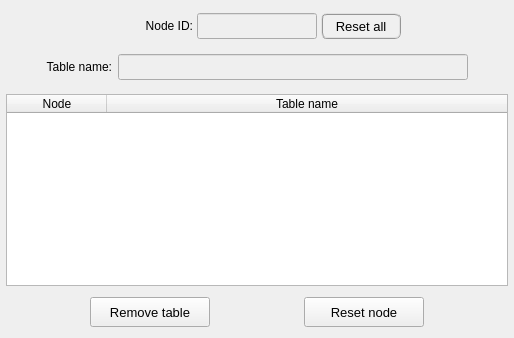
           <widget class="QWidget" name="tab_remove">
            <attribute name="title">
             <string>Remove</string>
            </attribute>
            <layout class="QGridLayout" name="gridLayout_9">
             <property name="leftMargin">
              <number>2</number>
             </property>
             <property name="topMargin">
              <number>6</number>
             </property>
             <property name="rightMargin">
              <number>2</number>
             </property>
             <property name="bottomMargin">
              <number>2</number>
             </property>
             <property name="spacing">
              <number>2</number>
             </property>
             <item row="0" column="0">
              <widget class="QFrame" name="frame_remove_selection">
               <property name="minimumSize">
                <size>
                 <width>0</width>
                 <height>40</height>
                </size>
               </property>
               <property name="maximumSize">
                <size>
                 <width>16777215</width>
                 <height>40</height>
                </size>
               </property>
               <property name="frameShape">
                <enum>QFrame::NoFrame</enum>
               </property>
               <property name="frameShadow">
                <enum>QFrame::Raised</enum>
               </property>
               <layout class="QGridLayout" name="gridLayout_5">
                <property name="leftMargin">
                 <number>4</number>
                </property>
                <property name="topMargin">
                 <number>4</number>
                </property>
                <property name="rightMargin">
                 <number>4</number>
                </property>
                <property name="bottomMargin">
                 <number>4</number>
                </property>
                <property name="spacing">
                 <number>4</number>
                </property>
                <item row="0" column="1">
                 <widget class="QLabel" name="label_2">
                  <property name="minimumSize">
                   <size>
                    <width>80</width>
                    <height>0</height>
                   </size>
                  </property>
                  <property name="text">
                   <string>Node ID:</string>
                  </property>
                  <property name="alignment">
                   <set>Qt::AlignRight|Qt::AlignTrailing|Qt::AlignVCenter</set>
                  </property>
                 </widget>
                </item>
                <item row="0" column="3">
                 <widget class="QPushButton" name="pushButton_reset_all">
                  <property name="minimumSize">
                   <size>
                    <width>80</width>
                    <height>26</height>
                   </size>
                  </property>
                  <property name="maximumSize">
                   <size>
                    <width>80</width>
                    <height>26</height>
                   </size>
                  </property>
                  <property name="font">
                   <font>
                    <pointsize>10</pointsize>
                   </font>
                  </property>
                  <property name="styleSheet">
                   <string notr="true">QPushButton{border-radius: 6px; border-color: rgb(150, 150, 150); border-style: ridge; border-width: 2px; color: rgb(0, 0, 0); background-color: rgb(240, 240, 240)}
QPushButton:hover{border-radius: 6px; border-color: rgb(0, 170, 255); border-style: ridge; border-width: 2px; color: rgb(0, 0, 0); background-color: rgba(174, 213, 255, 100)}
QPushButton:pressed{border-radius: 6px; border-color: rgb(0, 170, 255); border-style: ridge; border-width: 2px; color: rgb(0, 0, 0); background-color: rgb(174, 213, 255)}
QPushButton:disabled{border-radius: 6px; border-color: rgb(150, 150, 150); border-style: ridge; border-width: 0px; color: rgb(150,150, 150); background-color: rgb(220, 220, 220)}</string>
                  </property>
                  <property name="text">
                   <string>Reset all</string>
                  </property>
                 </widget>
                </item>
                <item row="0" column="2">
                 <widget class="QLineEdit" name="lineEdit_node_ID_info">
                  <property name="enabled">
                   <bool>false</bool>
                  </property>
                  <property name="minimumSize">
                   <size>
                    <width>0</width>
                    <height>26</height>
                   </size>
                  </property>
                  <property name="maximumSize">
                   <size>
                    <width>120</width>
                    <height>26</height>
                   </size>
                  </property>
                  <property name="font">
                   <font>
                    <family>Arial</family>
                    <pointsize>11</pointsize>
                    <weight>75</weight>
                    <italic>false</italic>
                    <bold>true</bold>
                   </font>
                  </property>
                  <property name="focusPolicy">
                   <enum>Qt::ClickFocus</enum>
                  </property>
                  <property name="styleSheet">
                   <string notr="true"/>
                  </property>
                  <property name="alignment">
                   <set>Qt::AlignCenter</set>
                  </property>
                 </widget>
                </item>
                <item row="0" column="0">
                 <spacer name="horizontalSpacer_7">
                  <property name="orientation">
                   <enum>Qt::Horizontal</enum>
                  </property>
                  <property name="sizeHint" stdset="0">
                   <size>
                    <width>40</width>
                    <height>20</height>
                   </size>
                  </property>
                 </spacer>
                </item>
                <item row="0" column="4">
                 <spacer name="horizontalSpacer_8">
                  <property name="orientation">
                   <enum>Qt::Horizontal</enum>
                  </property>
                  <property name="sizeHint" stdset="0">
                   <size>
                    <width>40</width>
                    <height>20</height>
                   </size>
                  </property>
                 </spacer>
                </item>
               </layout>
              </widget>
             </item>
             <item row="1" column="0">
              <widget class="QFrame" name="frame_table_name">
               <property name="minimumSize">
                <size>
                 <width>0</width>
                 <height>40</height>
                </size>
               </property>
               <property name="maximumSize">
                <size>
                 <width>16777215</width>
                 <height>40</height>
                </size>
               </property>
               <property name="frameShape">
                <enum>QFrame::NoFrame</enum>
               </property>
               <property name="frameShadow">
                <enum>QFrame::Raised</enum>
               </property>
               <layout class="QGridLayout" name="gridLayout_6">
                <property name="leftMargin">
                 <number>4</number>
                </property>
                <property name="topMargin">
                 <number>4</number>
                </property>
                <property name="rightMargin">
                 <number>4</number>
                </property>
                <property name="bottomMargin">
                 <number>6</number>
                </property>
                <property name="horizontalSpacing">
                 <number>6</number>
                </property>
                <property name="verticalSpacing">
                 <number>4</number>
                </property>
                <item row="0" column="1">
                 <widget class="QLabel" name="label_3">
                  <property name="text">
                   <string>Table name:</string>
                  </property>
                  <property name="alignment">
                   <set>Qt::AlignRight|Qt::AlignTrailing|Qt::AlignVCenter</set>
                  </property>
                 </widget>
                </item>
                <item row="0" column="2">
                 <widget class="QLineEdit" name="lineEdit_table_name_info">
                  <property name="enabled">
                   <bool>false</bool>
                  </property>
                  <property name="minimumSize">
                   <size>
                    <width>350</width>
                    <height>26</height>
                   </size>
                  </property>
                  <property name="maximumSize">
                   <size>
                    <width>350</width>
                    <height>26</height>
                   </size>
                  </property>
                  <property name="font">
                   <font>
                    <pointsize>8</pointsize>
                   </font>
                  </property>
                  <property name="focusPolicy">
                   <enum>Qt::ClickFocus</enum>
                  </property>
                  <property name="styleSheet">
                   <string notr="true"/>
                  </property>
                  <property name="alignment">
                   <set>Qt::AlignCenter</set>
                  </property>
                 </widget>
                </item>
                <item row="0" column="0">
                 <spacer name="horizontalSpacer_5">
                  <property name="orientation">
                   <enum>Qt::Horizontal</enum>
                  </property>
                  <property name="sizeHint" stdset="0">
                   <size>
                    <width>40</width>
                    <height>20</height>
                   </size>
                  </property>
                 </spacer>
                </item>
                <item row="0" column="3">
                 <spacer name="horizontalSpacer_6">
                  <property name="orientation">
                   <enum>Qt::Horizontal</enum>
                  </property>
                  <property name="sizeHint" stdset="0">
                   <size>
                    <width>40</width>
                    <height>20</height>
                   </size>
                  </property>
                 </spacer>
                </item>
               </layout>
              </widget>
             </item>
             <item row="2" column="0">
              <widget class="QFrame" name="frame_treeWidget">
               <property name="frameShape">
                <enum>QFrame::NoFrame</enum>
               </property>
               <property name="frameShadow">
                <enum>QFrame::Raised</enum>
               </property>
               <layout class="QGridLayout" name="gridLayout_8">
                <property name="leftMargin">
                 <number>4</number>
                </property>
                <property name="topMargin">
                 <number>4</number>
                </property>
                <property name="rightMargin">
                 <number>4</number>
                </property>
                <property name="bottomMargin">
                 <number>0</number>
                </property>
                <property name="spacing">
                 <number>4</number>
                </property>
                <item row="0" column="0">
                 <widget class="QTreeWidget" name="treeWidget_compressor_excitation">
                  <property name="minimumSize">
                   <size>
                    <width>0</width>
                    <height>0</height>
                   </size>
                  </property>
                  <property name="maximumSize">
                   <size>
                    <width>1000</width>
                    <height>1000</height>
                   </size>
                  </property>
                  <property name="font">
                   <font>
                    <pointsize>9</pointsize>
                    <weight>50</weight>
                    <italic>false</italic>
                    <bold>false</bold>
                   </font>
                  </property>
                  <property name="frameShape">
                   <enum>QFrame::StyledPanel</enum>
                  </property>
                  <property name="frameShadow">
                   <enum>QFrame::Sunken</enum>
                  </property>
                  <property name="indentation">
                   <number>0</number>
                  </property>
                  <column>
                   <property name="text">
                    <string>Node</string>
                   </property>
                   <property name="font">
                    <font>
                     <family>MS Shell Dlg 2</family>
                     <pointsize>9</pointsize>
                     <weight>50</weight>
                     <italic>false</italic>
                     <bold>false</bold>
                    </font>
                   </property>
                   <property name="textAlignment">
                    <set>AlignCenter</set>
                   </property>
                  </column>
                  <column>
                   <property name="text">
                    <string>Table name</string>
                   </property>
                   <property name="font">
                    <font>
                     <family>MS Shell Dlg 2</family>
                     <pointsize>9</pointsize>
                     <weight>50</weight>
                     <italic>false</italic>
                     <bold>false</bold>
                    </font>
                   </property>
                   <property name="textAlignment">
                    <set>AlignCenter</set>
                   </property>
                  </column>
                 </widget>
                </item>
               </layout>
              </widget>
             </item>
             <item row="3" column="0">
              <widget class="QFrame" name="frame_remove_buttons">
               <property name="minimumSize">
                <size>
                 <width>0</width>
                 <height>48</height>
                </size>
               </property>
               <property name="maximumSize">
                <size>
                 <width>16777215</width>
                 <height>48</height>
                </size>
               </property>
               <property name="frameShape">
                <enum>QFrame::NoFrame</enum>
               </property>
               <property name="frameShadow">
                <enum>QFrame::Raised</enum>
               </property>
               <layout class="QGridLayout" name="gridLayout_7">
                <property name="leftMargin">
                 <number>0</number>
                </property>
                <property name="topMargin">
                 <number>0</number>
                </property>
                <property name="rightMargin">
                 <number>0</number>
                </property>
                <property name="bottomMargin">
                 <number>0</number>
                </property>
                <item row="0" column="0">
                 <widget class="QPushButton" name="pushButton_remove_table">
                  <property name="minimumSize">
                   <size>
                    <width>120</width>
                    <height>30</height>
                   </size>
                  </property>
                  <property name="maximumSize">
                   <size>
                    <width>120</width>
                    <height>30</height>
                   </size>
                  </property>
                  <property name="font">
                   <font>
                    <pointsize>10</pointsize>
                   </font>
                  </property>
                  <property name="styleSheet">
                   <string notr="true"/>
                  </property>
                  <property name="text">
                   <string>Remove table</string>
                  </property>
                 </widget>
                </item>
                <item row="0" column="1">
                 <widget class="QPushButton" name="pushButton_reset_node">
                  <property name="minimumSize">
                   <size>
                    <width>120</width>
                    <height>30</height>
                   </size>
                  </property>
                  <property name="maximumSize">
                   <size>
                    <width>120</width>
                    <height>30</height>
                   </size>
                  </property>
                  <property name="font">
                   <font>
                    <pointsize>10</pointsize>
                   </font>
                  </property>
                  <property name="styleSheet">
                   <string notr="true"/>
                  </property>
                  <property name="text">
                   <string>Reset node</string>
                  </property>
                 </widget>
                </item>
               </layout>
              </widget>
             </item>
            </layout>
           </widget>
